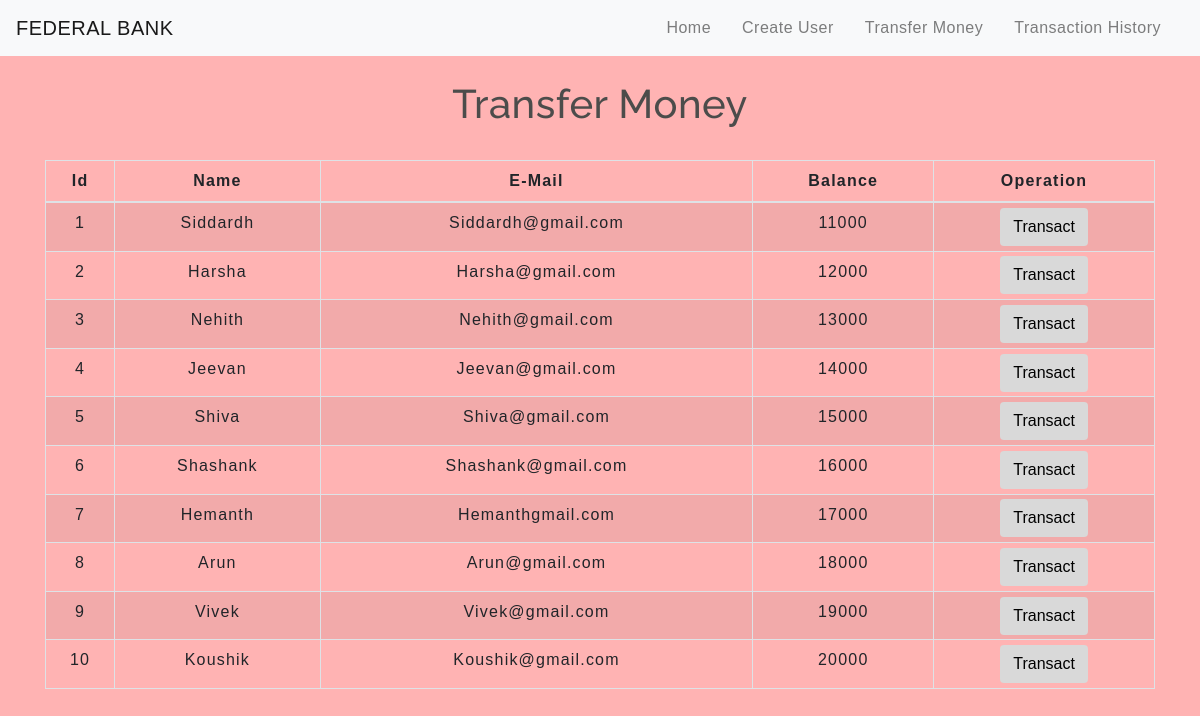
The app's page /transfermoney.php with its own data.
### tables this page shows
CREATE TABLE `users` (
  `id` int(3) NOT NULL,
  `name` text NOT NULL,
  `email` varchar(30) NOT NULL,
  `balance` int(8) NOT NULL
);

### transfermoney.php (the view, shortened to what this page needs)
<!DOCTYPE html>
<html lang="en">
<head>
    <link rel="stylesheet" href="https://maxcdn.bootstrapcdn.com/bootstrap/4.0.0/css/bootstrap.min.css">
    <link rel="stylesheet" type="text/css" href="css/table.css">
    <link rel="stylesheet" type="text/css" href="css/navbar.css">
</head>
<body>
<?php
    include 'config.php';
    $sql = "SELECT * FROM users";
    $result = mysqli_query($conn,$sql);
?>
<?php
  include 'navbar.php';
?>
<div class="container">
        <h2 class="text-center pt-4">Transfer Money</h2>
        <br>
            <div class="row">
                <div class="col">
                    <div class="table-responsive-sm">
                    <table class="table table-hover table-sm table-striped table-condensed table-bordered">
                        <thead>
                            <tr>
                            <th scope="col" class="text-center py-2">Id</th>
                            <th scope="col" class="text-center py-2">Name</th>
                            <th scope="col" class="text-center py-2">E-Mail</th>
                            <th scope="col" class="text-center py-2">Balance</th>
                            <th scope="col" class="text-center py-2">Operation</th>
                            </tr>
                        </thead>
                        <tbody>
                <?php
                    while($rows=mysqli_fetch_assoc($result)){
                ?>
                    <tr>
                        <td class="py-2"><?php echo $rows['id'] ?></td>
                        <td class="py-2"><?php echo $rows['name']?></td>
                        <td class="py-2"><?php echo $rows['email']?></td>
                        <td class="py-2"><?php echo $rows['balance']?></td>
                        <td><a href="selecteduserdetail.php?id= <?php echo $rows['id'] ;?>"> <button type="button" class="btn">Transact</button></a></td>
                    </tr>
                <?php
                    }
                ?>
                        </tbody>
                    </table>
                    </div>
                </div>
            </div>
         </div>
</body>
</html>

### navbar.php (shortened to what this page needs)
   <nav class="navbar navbar-expand-md navbar-light bg-light">
   <a class="navbar-brand" href="index.php">FEDERAL BANK</a>
<div class="collapse navbar-collapse" id="collapsibleNavbar">
         <ul class="navbar-nav ml-auto">
           <li class="nav-item">
             <a class="nav-link" href="index.php">Home</a>
           </li>
           <li class="nav-item">
             <a class="nav-link" href="createuser.php">Create User</a>
           </li>
           <li class="nav-item">
             <a class="nav-link" href="transfermoney.php">Transfer Money</a>
           </li>
           <li class="nav-item">
             <a class="nav-link" href="transactionhistory.php">Transaction History</a>
           </li>
       </div>
    </nav>

### CSS/table.css (style rules this page uses)
* { padding: 0; margin: 0; box-sizing: border-box; font-family: sans-serif; }
h2 { font-size: 40px; }
table { background-color : aqua; letter-spacing: 1.2px; }
td { text-align: center; }
button { border:none; background: #d9d9d9; transition: 1s; }

### CSS/navbar.css (style rules this page uses)
.nav-link { margin-right: 15px; color:#2F363F; letter-spacing: 0.5px; transition: 0.5s; }
.navbar-brand { color:#4C4B3B; letter-spacing: 0.5px; }
h2 { color: #4C4C4B; letter-spacing: 0.5px; font-family: raleway; }

### transfermoney.php (style rules this page uses)
body { background-color:#ffb3b3; }
button { transition: 1.5s; }

### records on screen
users: id "1", name "Siddardh", email "Siddardh@gmail.com", balance "11000"
users: id "2", name "Harsha", email "Harsha@gmail.com", balance "12000"
users: id "3", name "Nehith", email "Nehith@gmail.com", balance "13000"
users: id "4", name "Jeevan", email "Jeevan@gmail.com", balance "14000"
users: id "5", name "Shiva", email "Shiva@gmail.com", balance "15000"
users: id "6", name "Shashank", email "Shashank@gmail.com", balance "16000"
users: id "7", name "Hemanth", email "Hemanthgmail.com", balance "17000"
users: id "8", name "Arun", email "Arun@gmail.com", balance "18000"
users: id "9", name "Vivek", email "Vivek@gmail.com", balance "19000"
users: id "10", name "Koushik", email "Koushik@gmail.com", balance "20000"
